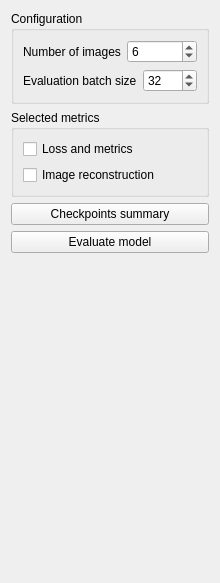
      <widget class="QWidget" name="evalTab">
       <attribute name="title">
        <string>Model evaluation</string>
       </attribute>
       <layout class="QVBoxLayout" name="verticalLayout_20">
        <item>
         <widget class="QGroupBox" name="groupBox_9">
          <property name="title">
           <string>Configuration</string>
          </property>
          <layout class="QVBoxLayout" name="verticalLayout_19">
           <item>
            <layout class="QHBoxLayout" name="horizontalLayout_32">
             <item>
              <widget class="QLabel" name="label_15">
               <property name="text">
                <string>Number of images</string>
               </property>
              </widget>
             </item>
             <item>
              <widget class="QSpinBox" name="numImages">
               <property name="minimum">
                <number>1</number>
               </property>
               <property name="maximum">
                <number>100</number>
               </property>
               <property name="value">
                <number>6</number>
               </property>
              </widget>
             </item>
            </layout>
           </item>
           <item>
            <layout class="QHBoxLayout" name="horizontalLayout_34">
             <item>
              <widget class="QLabel" name="label_19">
               <property name="text">
                <string>Evaluation batch size</string>
               </property>
              </widget>
             </item>
             <item>
              <widget class="QSpinBox" name="evalBatchSize">
               <property name="minimum">
                <number>1</number>
               </property>
               <property name="maximum">
                <number>1024</number>
               </property>
               <property name="value">
                <number>32</number>
               </property>
              </widget>
             </item>
            </layout>
           </item>
          </layout>
         </widget>
        </item>
        <item>
         <widget class="QGroupBox" name="groupBox_11">
          <property name="title">
           <string>Selected metrics</string>
          </property>
          <layout class="QVBoxLayout" name="verticalLayout_21">
           <item>
            <widget class="QCheckBox" name="evalReport">
             <property name="text">
              <string>Loss and metrics</string>
             </property>
            </widget>
           </item>
           <item>
            <widget class="QCheckBox" name="imgReconstruction">
             <property name="text">
              <string>Image reconstruction</string>
             </property>
            </widget>
           </item>
          </layout>
         </widget>
        </item>
        <item>
         <widget class="QPushButton" name="checkpointSummary">
          <property name="toolTip">
           <string>&lt;html&gt;&lt;head/&gt;&lt;body&gt;&lt;p&gt;Create checkpoints summary that includes all configurations for each pretrained model&lt;/p&gt;&lt;/body&gt;&lt;/html&gt;</string>
          </property>
          <property name="text">
           <string>Checkpoints summary</string>
          </property>
         </widget>
        </item>
        <item>
         <widget class="QPushButton" name="evaluateModel">
          <property name="text">
           <string>Evaluate model</string>
          </property>
         </widget>
        </item>
        <item>
         <spacer name="verticalSpacer_9">
          <property name="orientation">
           <enum>Qt::Orientation::Vertical</enum>
          </property>
          <property name="sizeHint" stdset="0">
           <size>
            <width>20</width>
            <height>319</height>
           </size>
          </property>
         </spacer>
        </item>
       </layout>
      </widget>
